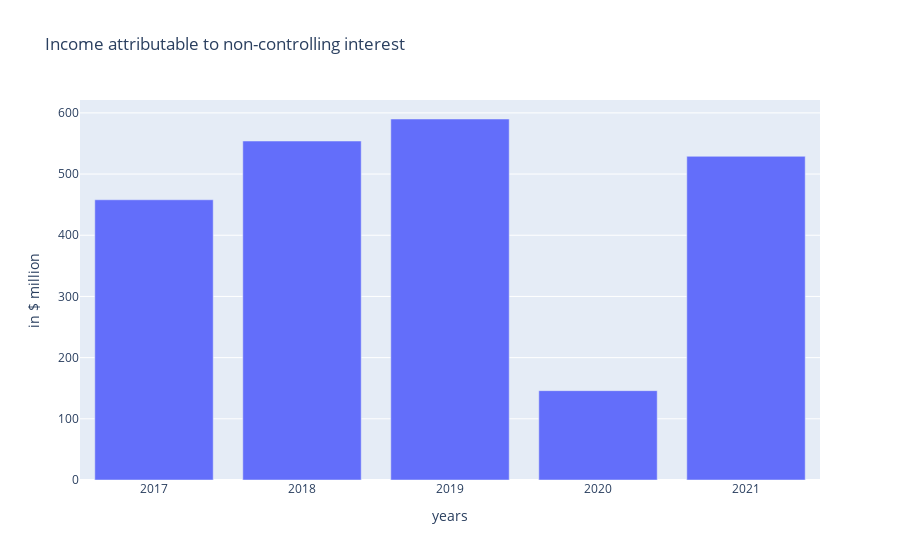

The notebook cell saved with this chart:
### Code cell
fig = px.bar(x=income_attributable_to_non_controlling_interest.keys(), y=income_attributable_to_non_controlling_interest.values(), title="Income attributable to non-controlling interest", labels = {'x':'years', 'y':'in $ million'})
fig.show()

### Figure 1 — Plotly figure (JSON) as saved in the notebook; plotly's stock layout.template omitted (floating-point values rounded to 4 significant figures)
{"data": [{"alignmentgroup": "True", "hovertemplate": "years=%{x}<br>in $ million=%{y}<extra></extra>", "legendgroup": "", "marker": {"color": "#636efa", "pattern": {"shape": ""}}, "name": "", "offsetgroup": "", "orientation": "v", "showlegend": false, "textposition": "auto", "type": "bar", "x": ["2017", "2018", "2019", "2020", "2021"], "xaxis": "x", "y": [458, 554, 590, 146, 529], "yaxis": "y"}], "layout": {"barmode": "relative", "legend": {"tracegroupgap": 0}, "title": {"text": "Income attributable to non-controlling interest"}, "xaxis": {"anchor": "y", "domain": [0, 1], "title": {"text": "years"}}, "yaxis": {"anchor": "x", "domain": [0, 1], "title": {"text": "in $ million"}}}}
